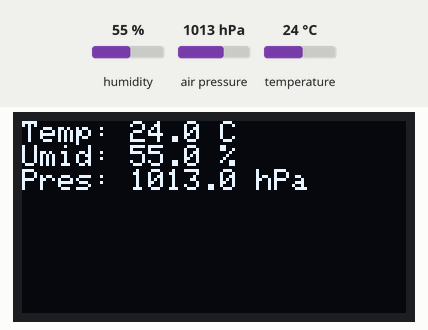
The sketch below on a simulated Arduino Uno, built with avr-gcc and run on an emulated ATmega328P. Shown: 128×64 one-colour display. Inputs (shaded band) come from the test bench; at power-on: humidity 55 %, air pressure 1013 hPa, temperature 24 °C. What the sketch prints to the serial monitor is not drawn.

Above: at 2.6 s.
2.7 s: humidity set to 22 %
At 5.1 s:
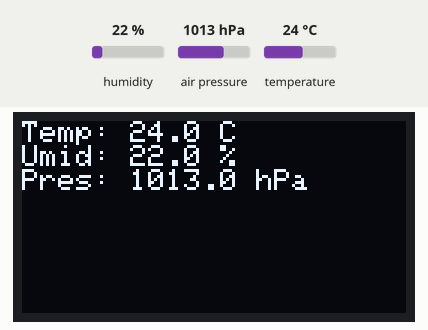
5.6 s: air pressure set to 952 hPa
At 6.7 s:
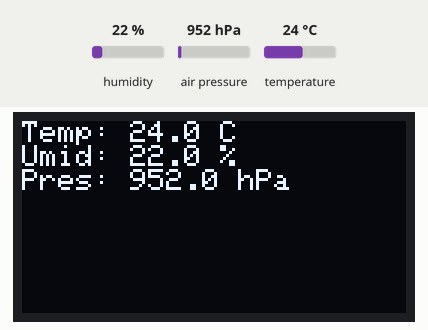
8.5 s: temperature set to 12 °C
At 10.9 s:
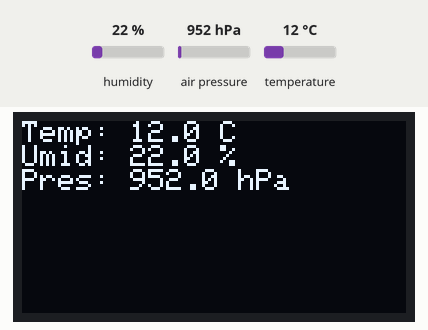
11.5 s: humidity set to 40 %
At 12.4 s:
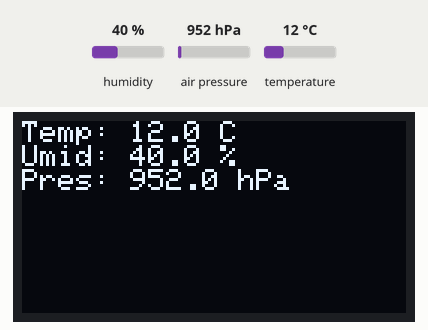
14.4 s: air pressure set to 975 hPa
At 16.6 s:
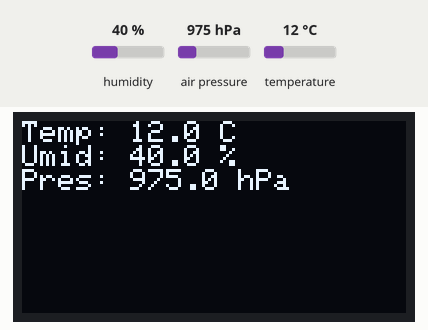
Timing chart, 0 to 18.1 s (numbered marks = the images above; inputs shaded):
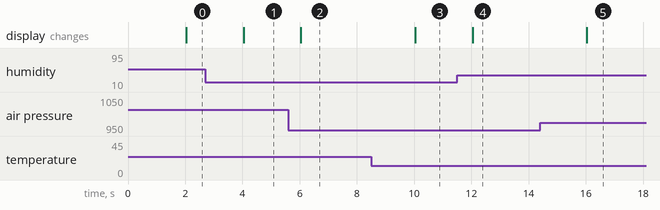

The sketch:

bmp280_lettura.ino
```cpp
/*
  cap14 — Lettura sensore BME280 e display OLED SSD1306
  =======================================================
  Legge temperatura, umidità e pressione dal sensore BME280 via I2C
  e mostra i valori sia sul Monitor seriale che sul display OLED SSD1306.
  La lettura avviene ogni 2 secondi usando il pattern millis() (cap. 3).

  Collegamento (entrambi i dispositivi sullo stesso bus I2C):
    SDA → D2 (GPIO 4)
    SCL → D1 (GPIO 5)
    Indirizzi: BME280 = 0x76 | SSD1306 = 0x3C

  Librerie richieste (installabili tramite Gestione Librerie Arduino IDE):
    - Wire             (inclusa nel pacchetto esp8266)
    - Adafruit GFX Library    (cerca "Adafruit GFX" di Adafruit)
    - Adafruit SSD1306        (cerca "Adafruit SSD1306" di Adafruit)
    - Adafruit BME280 Library (cerca "Adafruit BME280" di Adafruit)

  Riferimento: capitolo 14, par. 14.4, 14.5 e 14.6
*/

#include <Wire.h>
#include <Adafruit_GFX.h>
#include <Adafruit_SSD1306.h>
#include <Adafruit_BME280.h>

// ── Display OLED 128×64 pixel ──────────────────────────────────────────────
// Terzo parametro: oggetto Wire (bus I2C); quarto: -1 = nessun pin RESET
Adafruit_SSD1306 display(128, 64, &Wire, -1);

// ── Sensore BME280 ─────────────────────────────────────────────────────────
Adafruit_BME280 bme;

// ── Timing non bloccante ───────────────────────────────────────────────────
unsigned long ultimaLettura = 0;
const unsigned long INTERVALLO = 2000;  // ms

void setup() {
  Serial.begin(115200);
  Serial.println();

  Wire.begin();  // inizializza I2C su D2/D1

  // ── Inizializzazione display ───────────────────────────────────────────
  // SSD1306_SWITCHCAPVCC: il display genera internamente la tensione del pannello
  // 0x3C: indirizzo I2C del display (talvolta 0x3D)
  if (!display.begin(SSD1306_SWITCHCAPVCC, 0x3C)) {
    Serial.println("ERRORE: display SSD1306 non trovato all'indirizzo 0x3C!");
    while (true);  // si blocca: senza display, non ha senso proseguire
  }
  display.clearDisplay();
  display.setTextColor(WHITE);
  display.setTextSize(1);
  display.setCursor(0, 0);
  display.println("Avvio...");
  display.display();  // IMPORTANTE: senza questa chiamata nulla appare sul pannello

  // ── Inizializzazione sensore BME280 ───────────────────────────────────
  // 0x76: indirizzo I2C più comune per il BME280 (0x77 se pin SDO collegato a VCC)
  if (!bme.begin(0x76)) {
    Serial.println("ERRORE: sensore BME280 non trovato all'indirizzo 0x76!");
    // Prova anche 0x77
    if (!bme.begin(0x77)) {
      Serial.println("ERRORE: sensore BME280 non trovato nemmeno all'indirizzo 0x77!");
      while (true);
    }
    Serial.println("Sensore BME280 trovato all'indirizzo 0x77.");
  } else {
    Serial.println("Sensore BME280 trovato all'indirizzo 0x76.");
  }

  Serial.println("Setup completato.");
}

void loop() {
  if (millis() - ultimaLettura >= INTERVALLO) {
    ultimaLettura = millis();

    // ── Lettura del sensore ──────────────────────────────────────────────
    // Il BME280 restituisce già valori calibrati (nessuna formula di conversione)
    float t = bme.readTemperature();           // °C
    float h = bme.readHumidity();              // % umidità relativa
    float p = bme.readPressure() / 100.0F;    // Pa → hPa (millibar)

    // ── Stampa sul Monitor seriale ───────────────────────────────────────
    Serial.print("Temperatura: ");
    Serial.print(t, 1);
    Serial.println(" °C");

    Serial.print("Umidità: ");
    Serial.print(h, 1);
    Serial.println(" %");

    Serial.print("Pressione: ");
    Serial.print(p, 1);
    Serial.println(" hPa");

    Serial.println("---");

    // ── Aggiornamento display OLED ───────────────────────────────────────
    display.clearDisplay();
    display.setTextSize(1);
    display.setCursor(0, 0);

    display.print("Temp: ");
    display.print(t, 1);
    display.println(" C");

    display.print("Umid: ");
    display.print(h, 1);
    display.println(" %");

    display.print("Pres: ");
    display.print(p, 1);
    display.println(" hPa");

    // display.display() trasferisce il frame buffer al pannello fisico.
    // Va chiamato una volta sola dopo aver composto l'intera schermata.
    display.display();
  }
}
```

Measured:
- after the input at 2.7 s, the display: changes after 1.3 s (image 1)
- after the input at 5.6 s, the display: changes after 0.44 s (image 2)
- after the input at 8.5 s, the display: changes after 1.5 s (image 3)
- after the input at 11.5 s, the display: changes after 0.54 s (image 4)
- after the input at 14.4 s, the display: changes after 1.6 s (image 5)
